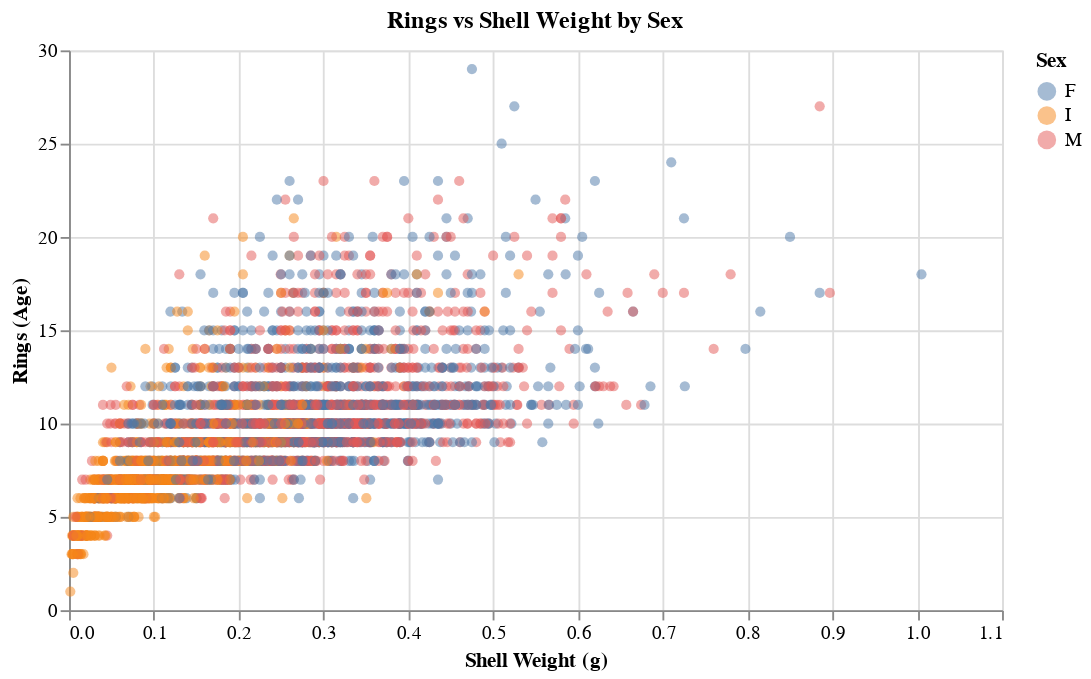

Notebook code for this chart:
### Markdown cell above
**Figure 1**: Heatmap showing the correlation between different numerical features and the target variable `Rings`. Darker blue indicates strong positive correlation.

### Code cell
# Scatter plot of Shell Weight vs Rings
scatter = alt.Chart(train_df).mark_circle(opacity=0.5).encode(
    x=alt.X('Shell_weight', title='Shell Weight (g)'),
    y=alt.Y('Rings', title='Rings (Age)'),
    color='Sex'
).properties(
    title='Rings vs Shell Weight by Sex',
    width=500
)
scatter

### Figure 1 — Vega-Lite specification as saved in the notebook (floating-point values rounded to 4 significant figures; data arrays with more than 128 entries replaced by an {"elided": "..."} marker saying what was removed)
{"config": {"view": {"continuousWidth": 300, "continuousHeight": 300}}, "data": {"name": "data-e52395f09e490e9effb5b7d24325c961"}, "mark": {"type": "circle", "opacity": 0.5}, "encoding": {"color": {"field": "Sex", "type": "nominal"}, "x": {"field": "Shell_weight", "title": "Shell Weight (g)", "type": "quantitative"}, "y": {"field": "Rings", "title": "Rings (Age)", "type": "quantitative"}}, "title": "Rings vs Shell Weight by Sex", "width": 500, "$schema": "https://vega.github.io/schema/vega-lite/v5.20.1.json", "datasets": {"data-e52395f09e490e9effb5b7d24325c961": {"elided": "3341 records"}}}
